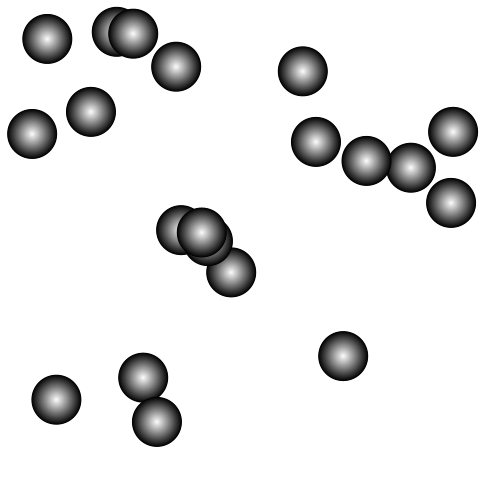
Frame 1 (no input)
Frame 60 (the mouse pressed at the canvas centre just before this capture): identical to frame 1, image omitted
Frame 120 (the mouse held since frame 60 and released just before this capture): identical to frame 1, image omitted

The Processing sketch that drew this single still picture (run headless with seeded random() and noise(); from frame 60 on, the mouse is pressed at the canvas centre):

// Processing sketch: color_gradation7
// ── color_gradation7.pde
class Ball {
  float x,y,d;
  Ball(float x, float y, float d) {
    this.x = x;
    this.y = y;
    this.d = d;
  }
}
ArrayList<Ball> balls = new ArrayList<Ball>();

void setup() {
  size(500,500);
  noStroke();
  for (int i=0; i<20; i++) {
    Ball b = new Ball(
              random(25,width-25),
              random(25,height-25),
              50);
    balls.add(b);
  }
}

void draw() {
  background(255);
  for (Ball b : balls) {
    drawBall(b.x,b.y,b.d);
  }
}

void drawBall(float x, float y, float d) {
  color f = color(255);
  color t = color(0);
  for (float i=d; i>0; i--) {
    float amt = map(i,0,d,0.0,1.0);
    color c = lerpColor(f,t,amt);
    fill(c);
    ellipse(x,y,i,i);
  }
}
